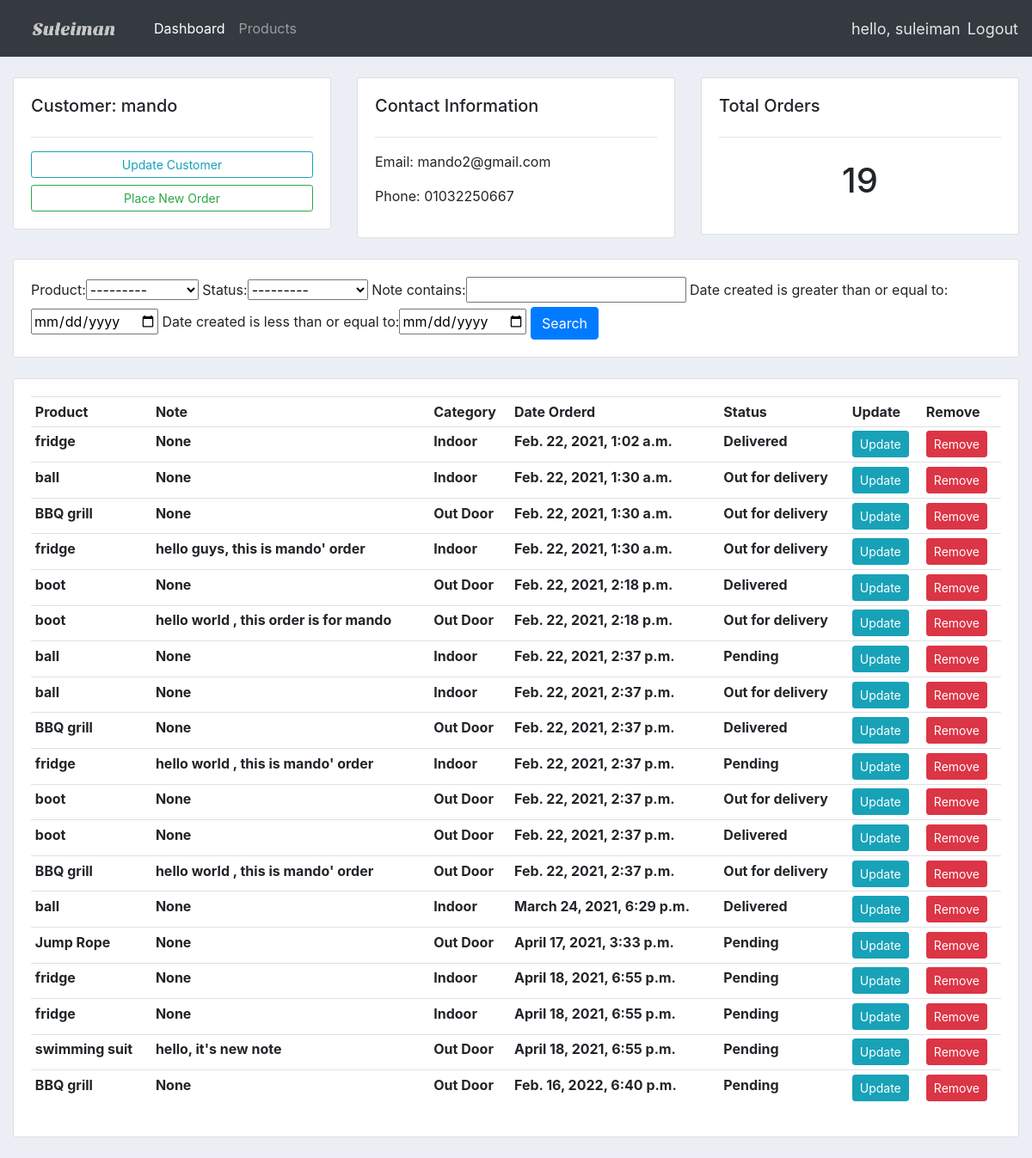
/customer/2 (signed in), run on the app's committed database.
### accounts/models.py (models this page shows, shortened)
class Customer(models.Model):
    user = models.OneToOneField(User, null=True,on_delete=models.CASCADE)
    name = models.CharField(max_length=200, null=True)
    phone = models.CharField(max_length=200, null=True)
    email = models.EmailField(max_length=254, null=True)
    profile_pic = models.ImageField(default='default.png', blank=True, null=True)
    date_created  = models.DateTimeField(auto_now_add=True, null=True)
    num_of_orders = models.IntegerField(null=True)

class Order(models.Model):
    STATUS = (
        ('Pending', 'Pending'),
        ('Out for delivery', 'Out for delivery'),
        ('Delivered', 'Delivered'),
    )
    customer = models.ForeignKey(Customer,null=True, on_delete=models.CASCADE)
    product = models.ForeignKey(Product,null=True, on_delete=models.SET_NULL)
    date_created  = models.DateTimeField(auto_now_add=True, null=True)
    status = models.CharField(default='Pending', max_length=200, null=True, choices=STATUS)
    note = models.CharField(max_length=1000, null=True)

class Product(models.Model):
    CATEGORY = (
        ('Indoor', 'Indoor'),
        ('Out Door', 'Out Door'),
    )
    name = models.CharField(max_length=200, null=True)
    price = models.FloatField(max_length=200)
    category = models.CharField(max_length=200, null=True, choices=CATEGORY)
    description = models.CharField(max_length=200, blank=True, null=True)
    date_created  = models.DateTimeField(auto_now_add=True, null=True)
    tag = models.ManyToManyField(Tag)
    def __str__(self):
        return self.name

### accounts/decorators.py (the view)
        def wrapper_func(request, *args, **kwargs):
            group = None
            if request.user.groups.exists():
                group = request.user.groups.all()[0].name
            if group in allowed_roles:
                return view_func(request,*args, **kwargs)
            else:
                return HttpResponse('You are not autherized to view this page.')

### accounts/views.py (called while the page is built)
@login_required(login_url='login')
@allowed_users(allowed_roles=['admin'])
def customer(request, id):
    customer = Customer.objects.get(id=id)
    total_orders = customer.num_of_orders
    orders = customer.order_set.all()
    myFilter = orderFilter(request.GET, queryset=orders)
    orders = myFilter.qs
    context = {
        'customer' : customer,
        'orders' : orders,
        'total_orders' : total_orders,
        'myFilter' : myFilter,
    }
    return render(request, 'accounts/customer.html', context)

### accounts/templates/accounts/customer.html
{%  extends 'accounts/main.html' %}
{% block content %}
<br>
<div class="row">
	<div class="col-md">
		<div class="card card-body">
			<h5>Customer: {{customer.name}}</h5>
			<hr>
			<a class="btn btn-outline-info  btn-sm btn-block" href="{% url 'update_customer' customer.id %}">Update Customer</a>
			<a class="btn btn-outline-success  btn-sm btn-block" href="{% url 'create_order' customer.id%}">Place New Order</a>
		</div>
	</div>
	<div class="col-md">
		<div class="card card-body">
			<h5>Contact Information</h5>
			<hr>
			<p>Email: {{customer.email}} </p>
			<p>Phone: {{customer.phone}} </p>
		</div>
	</div>
	<div class="col-md">
		<div class="card card-body">
			<h5>Total Orders</h5>
			<hr>
			<h1 style="text-align: center;padding: 10px"> {{ total_orders }} </h1>
		</div>
	</div>
</div>
<br>
<div class="row">
	<div class="col">
		<div class="card card-body">
			<form method="GET" class=".form-inline">
				{{myFilter.form}}
		    <button class="btn btn-primary" type="submit">Search</button>
		  </form>
		</div>
	</div>
</div>
<br>
<div class="row">
	<div class="col-md">
		<div class="card card-body">
			<table class="table table-sm">
				<tr>
					<th>Product</th>
					<th>Note</th>
					<th>Category</th>
					<th>Date Orderd</th>
					<th>Status</th>
					<th>Update</th>
					<th>Remove</th>
				</tr>
				{% for order in orders %}
					<tr>
						<th> {{ order.product }} </th>
						<th> {{ order.note }} </th>
						<th> {{ order.product.category }} </th>
						<th> {{ order.date_created }} </th>
						<th> {{ order.status }} </th>
						<th><a class='btn btn-sm btn-info' href="{% url 'update_customer_order' order.id %}">Update</a></th>
						<th><a class='btn btn-sm btn-danger' href="{% url 'delete_customer_order' order.id %}">Remove</a></th>
					</tr>
				{% endfor %}
			</table>
		</div>
	</div>
</div>
{% endblock %}

### accounts/templates/accounts/navbar.html (shortened to what this page needs)
{% load static %}
<nav class="navbar navbar-expand-lg navbar-dark bg-dark">
    <a class="navbar-brand" href="{% url 'home' %}"><img src="{% static 'images/logo.png' %}" alt="logo"></a>
    {% if request.user.is_authenticated %}
    <div class="collapse navbar-collapse" id="navbarNav">
      <ul class="navbar-nav">
        {% if request.user.is_staff %}
          <li class="nav-item active">
            <a class="nav-link" href="{% url 'home' %}">Dashboard</a>
          </li>
          <li class="nav-item">
            <a class="nav-link" href="{% url 'products' %}">Products</a>
          </li>
         {% endif %}
      </ul>
    </div>
    <span class="username" >hello, {{request.user}}</span>
    <span><a class ="logout" href="{% url 'logout' %}">Logout</a></span>
    {% endif %}
  </nav>

### static/css/main.css (style rules this page uses)
body { background-color: #ebeff5; }

### accounts/templates/accounts/navbar.html (style rules this page uses)
.logout { font-size: 18px; color: #e5e5e5; }
.username { font-size: 18px; margin-right: 8px; color: #e5e5e5; }

### data on the page
Customer: name "mando", email "mando2@gmail.com", phone "01032250667"
Order: product "fridge", note "None", product.category "Indoor", date_created "Feb. 22, 2021, 1:02 a.m.", status "Delivered"
Order: product "ball", note "None", product.category "Indoor", date_created "Feb. 22, 2021, 1:30 a.m.", status "Out for delivery"
Order: product "BBQ grill", note "None", product.category "Out Door", date_created "Feb. 22, 2021, 1:30 a.m.", status "Out for delivery"
Order: product "fridge", note "hello guys, this is mando' order", product.category "Indoor", date_created "Feb. 22, 2021, 1:30 a.m.", status "Out for delivery"
Order: product "boot", note "None", product.category "Out Door", date_created "Feb. 22, 2021, 2:18 p.m.", status "Delivered"
Order: product "boot", note "hello world , this order is for mando", product.category "Out Door", date_created "Feb. 22, 2021, 2:18 p.m.", status "Out for delivery"
Order: product "ball", note "None", product.category "Indoor", date_created "Feb. 22, 2021, 2:37 p.m.", status "Pending"
Order: product "ball", note "None", product.category "Indoor", date_created "Feb. 22, 2021, 2:37 p.m.", status "Out for delivery"
Order: product "BBQ grill", note "None", product.category "Out Door", date_created "Feb. 22, 2021, 2:37 p.m.", status "Delivered"
Order: product "fridge", note "hello world , this is mando' order", product.category "Indoor", date_created "Feb. 22, 2021, 2:37 p.m.", status "Pending"
Order: product "boot", note "None", product.category "Out Door", date_created "Feb. 22, 2021, 2:37 p.m.", status "Out for delivery"
Order: product "boot", note "None", product.category "Out Door", date_created "Feb. 22, 2021, 2:37 p.m.", status "Delivered"
Order: product "BBQ grill", note "hello world , this is mando' order", product.category "Out Door", date_created "Feb. 22, 2021, 2:37 p.m.", status "Out for delivery"
Order: product "ball", note "None", product.category "Indoor", date_created "March 24, 2021, 6:29 p.m.", status "Delivered"
Order: product "Jump Rope", note "None", product.category "Out Door", date_created "April 17, 2021, 3:33 p.m.", status "Pending"
Order: product "fridge", note "None", product.category "Indoor", date_created "April 18, 2021, 6:55 p.m.", status "Pending"
Order: product "fridge", note "None", product.category "Indoor", date_created "April 18, 2021, 6:55 p.m.", status "Pending"
Order: product "swimming suit", note "hello, it's new note", product.category "Out Door", date_created "April 18, 2021, 6:55 p.m.", status "Pending"
Order: product "BBQ grill", note "None", product.category "Out Door", date_created "Feb. 16, 2022, 6:40 p.m.", status "Pending"

### other printed values
{{ request.user }} "suleiman"
{{ total_orders }} "19"
